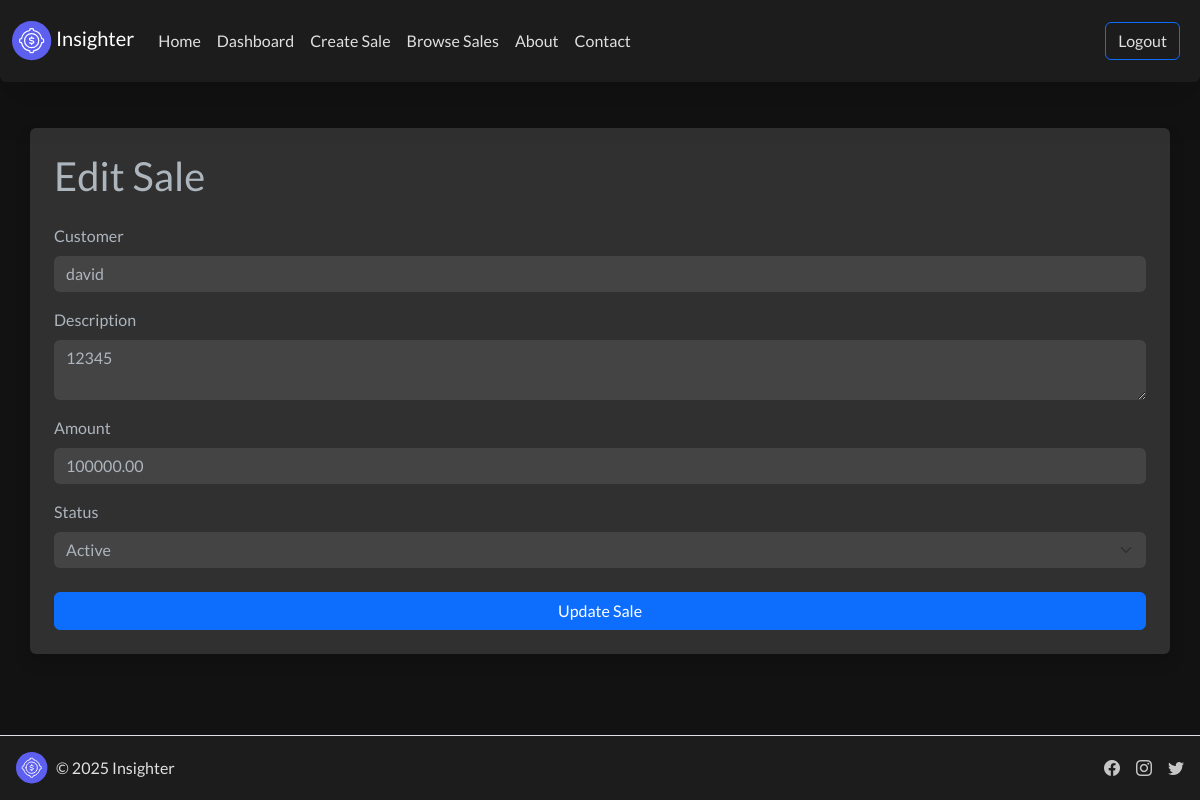
The page /sales/update/3/ (signed in) on the database its author committed.
### core/models.py (models this page shows, shortened)
class Sale(models.Model):
    STATUS_CHOICES = [
        ('active', 'Active'),
        ('pending', 'Pending'),
        ('closed', 'Closed'),
    ]
    customer = models.CharField(max_length=200)
    description = models.TextField()
    amount = models.DecimalField(max_digits=10, decimal_places=2)
    created_at = models.DateTimeField(auto_now_add=True)
    seller = models.ForeignKey(settings.AUTH_USER_MODEL, on_delete=models.CASCADE)
    status = models.CharField(max_length=10, choices=STATUS_CHOICES, default='pending')

### core/views.py (the view, shortened to what this page needs)
# urls.py: path('sales/update/<int:sale_id>/',           update,                          name='update_sale'),
@login_required
def update(request, sale_id):
    error = None
    sale = get_object_or_404(Sale, id=sale_id, seller=request.user)
    print("We have errors")
    return render(request, 'core/create_sale.html', {'error': error, 'sale': sale, 'status_choices': Sale.STATUS_CHOICES})

### templates/core/create_sale.html (shortened to what this page needs)
{% extends 'core/base.html' %}
{% load static %}
{% block content %}
<div class="container mt-5 text-light bg-dark p-4 rounded shadow">
  <h2 class="mb-4">{% if sale %}Edit{% else %}Create{% endif %} Sale</h2>
  <form action="{% if sale %}{% url 'update_sale' sale.id %}{% else %}{% url 'create_sale' %}{% endif %}" method="post">
    <div class="mb-3">
      <label for="customer" class="form-label">Customer</label>
      <input
        type="text"
        class="form-control bg-secondary text-light border-0"
        id="customer"
        name="customer"
        required
        value="{{ sale.customer|default_if_none:'' }}"
        {% if sale %} placeholder = sale.customer.username {% endif %}
      />
    </div>
    <div class="mb-3">
      <label for="description" class="form-label">Description</label>
      <textarea
        class="form-control bg-secondary text-light border-0"
        id="description"
        name="description"
        required
      >{{ sale.description|default_if_none:'' }}</textarea>
    </div>
    <div class="mb-3">
      <label for="amount" class="form-label">Amount</label>
      <input
        type="number"
        min="0"
        class="form-control bg-secondary text-light border-0"
        id="amount"
        name="amount"
        required
        value="{{ sale.amount|default_if_none:'' }}"
      />
    </div>
    <div class="mb-4">
      <label for="status" class="form-label">Status</label>
      <select class="form-select bg-secondary text-light border-0" id="status" name="status" required>
        {% for key, value in status_choices %}
          <option value="{{ key }}" {% if sale and sale.status == key %}selected{% endif %}>{{ value }}</option>
        {% endfor %}
      </select>
    </div>
    <button type="submit" class="btn btn-primary w-100" >
      {% if sale %}Update{% else %}Create{% endif %} Sale
    </button>
  </form>
</div>
{% endblock %}

### templates/core/base.html (style rules this page uses)
body { min-height: 100vh; display: flex; flex-direction: column; background-color: #121212; color: #e0e0e0; }
.btn-primary { background-color: #0d6efd; border-color: #0d6efd; }

### rows shown on the page
Sale: customer "david", description "12345", amount "100000.00", status "Active"
